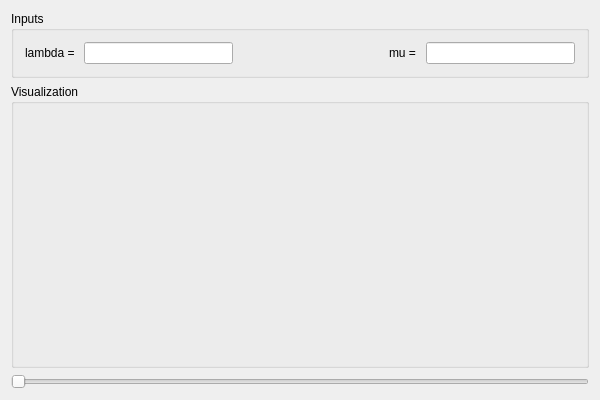
<?xml version="1.0" encoding="UTF-8"?>
<ui version="4.0">
 <class>GUIClass</class>
 <widget class="QWidget" name="GUIClass">
  <property name="geometry">
   <rect>
    <x>0</x>
    <y>0</y>
    <width>600</width>
    <height>400</height>
   </rect>
  </property>
  <property name="windowTitle">
   <string>GUI</string>
  </property>
  <layout class="QVBoxLayout" name="verticalLayout_2" stretch="0,1,0">
   <item>
    <widget class="QGroupBox" name="groupBox">
     <property name="title">
      <string>Inputs</string>
     </property>
     <layout class="QHBoxLayout" name="horizontalLayout">
      <item>
       <widget class="QLabel" name="label">
        <property name="text">
         <string>lambda = </string>
        </property>
       </widget>
      </item>
      <item>
       <widget class="QLineEdit" name="lambda"/>
      </item>
      <item>
       <spacer name="horizontalSpacer">
        <property name="orientation">
         <enum>Qt::Horizontal</enum>
        </property>
        <property name="sizeHint" stdset="0">
         <size>
          <width>40</width>
          <height>20</height>
         </size>
        </property>
       </spacer>
      </item>
      <item>
       <widget class="QLabel" name="label_2">
        <property name="text">
         <string>mu = </string>
        </property>
       </widget>
      </item>
      <item>
       <widget class="QLineEdit" name="mu"/>
      </item>
     </layout>
    </widget>
   </item>
   <item>
    <widget class="QGroupBox" name="groupBox_2">
     <property name="title">
      <string>Visualization</string>
     </property>
     <layout class="QHBoxLayout" name="horizontalLayout_2">
      <item>
       <layout class="QVBoxLayout" name="visualization_layout"/>
      </item>
     </layout>
    </widget>
   </item>
   <item>
    <widget class="QSlider" name="time">
     <property name="minimum">
      <number>1</number>
     </property>
     <property name="maximum">
      <number>100</number>
     </property>
     <property name="orientation">
      <enum>Qt::Horizontal</enum>
     </property>
    </widget>
   </item>
  </layout>
 </widget>
 <layoutdefault spacing="6" margin="11"/>
 <resources>
  <include location="GUI.qrc"/>
 </resources>
 <connections/>
</ui>
